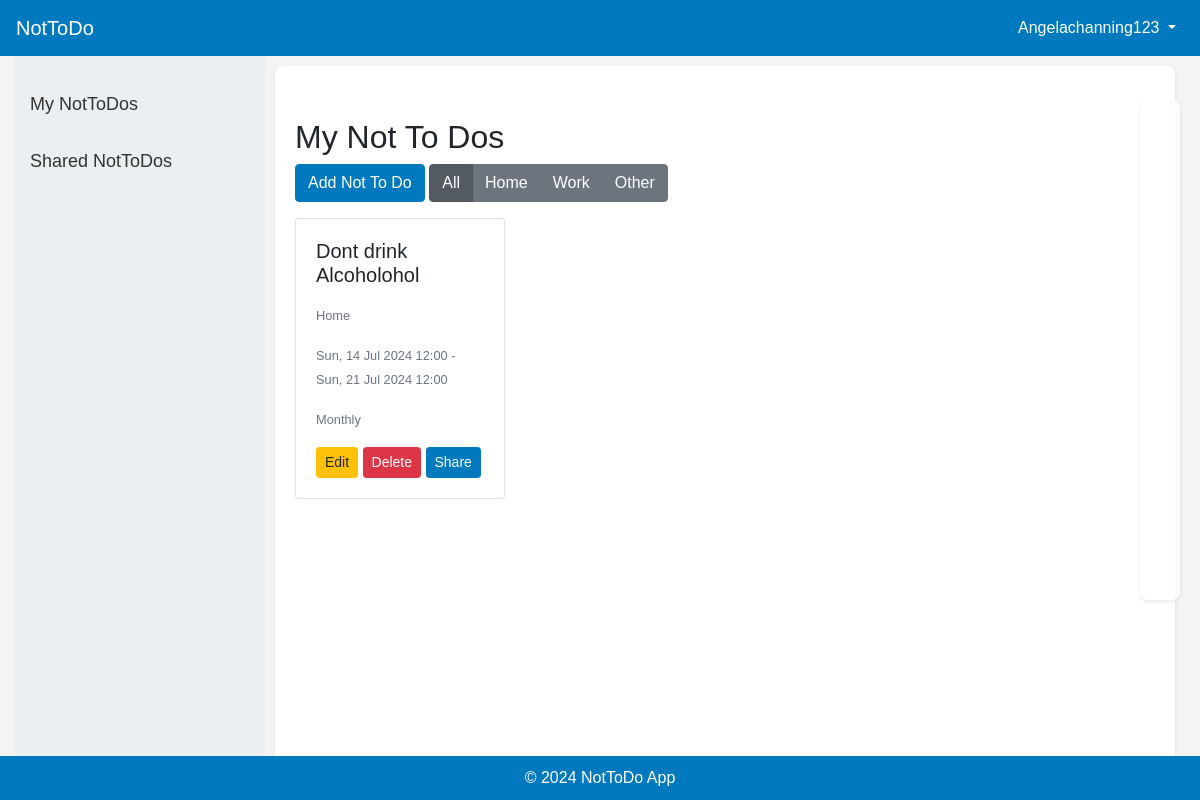
Page /nottodos/ (signed in) on the committed database.
### nottodo/models.py (models this page shows, shortened)
class NotToDo(models.Model):
    user = models.ForeignKey(User, on_delete=models.CASCADE)
    title = models.CharField(max_length=255)
    description = models.TextField(blank=True, null=True)
    context = models.CharField(max_length=50, choices=[('Home', 'Home'), ('Work', 'Work'), ('Other', 'Other')])
    scheduled_start_time = models.DateTimeField(blank=True, null=True)
    scheduled_end_time = models.DateTimeField(blank=True, null=True)
    repeat = models.CharField(max_length=50, choices=[('None', 'None'), ('Daily', 'Daily'), ('Weekly', 'Weekly'), ('Monthly', 'Monthly')], default='None')
    created_at = models.DateTimeField(default=timezone.now)
    updated_at = models.DateTimeField(auto_now=True)

### nottodo/views.py (the view)
# urls.py: path('nottodos/', views.list_nottodos, name='list_nottodos'),
@login_required
def list_nottodos(request):
    context_filter = request.GET.get('context', 'All')
    if context_filter == 'All':
        nottodos = NotToDo.objects.filter(user=request.user).order_by('scheduled_start_time')
    else:
        nottodos = NotToDo.objects.filter(user=request.user, context=context_filter).order_by('scheduled_start_time')
    return render(request, 'list_nottodos.html', {'nottodos': nottodos, 'context_filter': context_filter})

### nottodo/templates/list_nottodos.html (shortened to what this page needs)
{% extends 'base.html' %}
{% block content %}
<h2 class="mt-4">My Not To Dos</h2>
<a href="{% url 'add_nottodo' %}" class="btn btn-primary mb-3">Add Not To Do</a>
<div class="btn-group mb-3" role="group" aria-label="Filter by context">
  <a href="{% url 'list_nottodos' %}?context=All" class="btn btn-secondary {% if context_filter == 'All' %}active{% endif %}">All</a>
  <a href="{% url 'list_nottodos' %}?context=Home" class="btn btn-secondary {% if context_filter == 'Home' %}active{% endif %}">Home</a>
  <a href="{% url 'list_nottodos' %}?context=Work" class="btn btn-secondary {% if context_filter == 'Work' %}active{% endif %}">Work</a>
  <a href="{% url 'list_nottodos' %}?context=Other" class="btn btn-secondary {% if context_filter == 'Other' %}active{% endif %}">Other</a>
</div>
<div id="calendar" class="mb-4"></div>
<div class="card-list">
    {% for nottodo in nottodos %}
    <div class="card nottodo-card mb-3">
        <div class="card-body">
            <h5 class="card-title">{{ nottodo.title }}</h5>
            <p class="card-text"><small class="text-muted">{{ nottodo.context }}</small></p>
            <p class="card-text"><small class="text-muted">{{ nottodo.scheduled_start_time|date:"D, d M Y H:i" }} - {{ nottodo.scheduled_end_time|date:"D, d M Y H:i" }}</small></p>
            <p class="card-text"><small class="text-muted">{{ nottodo.get_repeat_display }}</small></p>
            <a href="{% url 'update_nottodo' nottodo.pk %}" class="btn btn-warning btn-sm">Edit</a>
            <a href="{% url 'delete_nottodo' nottodo.pk %}" class="btn btn-danger btn-sm">Delete</a>
            <a href="{% url 'share_nottodo' nottodo.pk %}" class="btn btn-primary btn-sm">Share</a>
        </div>
    </div>
    {% empty %}
    <p>No Not To Dos found.</p>
    {% endfor %}
</div>
{% endblock %}

### nottodo/templates/base.html (shortened to what this page needs)
<!DOCTYPE html>
<html lang="en">
<head>
    <link rel="stylesheet" href="https://stackpath.bootstrapcdn.com/bootstrap/4.3.1/css/bootstrap.min.css">
    {% load static %}
    <link rel="stylesheet" href="{% static 'nottodo.css' %}">
    <link rel="stylesheet" href="https://cdnjs.cloudflare.com/ajax/libs/font-awesome/6.0.0-beta3/css/all.min.css">
    <link rel="stylesheet" href="https://cdnjs.cloudflare.com/ajax/libs/fullcalendar/3.10.2/fullcalendar.min.css">
    <link rel="stylesheet" href="https://cdn.jsdelivr.net/npm/flatpickr/dist/flatpickr.min.css">
</head>
<body>
    <nav class="navbar navbar-expand-lg">
        <a class="navbar-brand" href="{% url 'home' %}">NotToDo</a>
        <div class="collapse navbar-collapse" id="navbarNav">
            <ul class="navbar-nav ml-auto">
                {% if user.is_authenticated %}
                <li class="nav-item dropdown">
                    <a class="nav-link dropdown-toggle" href="#" id="navbarDropdown" role="button" data-toggle="dropdown" aria-haspopup="true" aria-expanded="false">
                        {{ user.username }}
                    </a>
                </li>
                {% endif %}
            </ul>
        </div>
    </nav>
    <div class="container-fluid">
        <div class="sidebar">
            <a href="{% url 'list_nottodos' %}">My NotToDos</a>
            <a href="{% url 'list_shared_nottodos' %}">Shared NotToDos</a>
        </div>
        <div class="main-content">
            {% block content %}
            {% endblock %}
        </div>
    </div>
    <footer class="footer">
        <div class="container">
            <span>&copy; 2024 NotToDo App</span>
        </div>
    </footer>
</body>
</html>

### nottodo/static/nottodo.css (style rules this page uses)
body { font-family: 'Arial', sans-serif; background-color: #f4f4f4; margin: 0; padding: 0; display: flex; flex-direction: column; min-height: 100vh; }
.navbar { background-color: #0079bf; color: white; }
.navbar a.navbar-brand, .navbar a.nav-link { color: white !important; }
.container-fluid { display: flex; flex: 1; height: 100%; }
.sidebar { width: 250px; background-color: #eceff1; padding-top: 20px; }
.sidebar a { padding: 15px; text-decoration: none; font-size: 18px; color: #333; display: block; }
.main-content { flex: 1; padding: 20px; background-color: #fff; margin: 10px; box-shadow: 0 2px 4px rgba(0,0,0,0.1); border-radius: 8px; overflow-y: auto; }
.footer { background-color: #0079bf; color: white; text-align: center; padding: 10px 0; position: fixed; bottom: 0; width: 100%; }
.btn-primary { background-color: #0079bf; border-color: #0079bf; }
.mt-4 { margin-top: 2rem !important; }
#calendar { max-width: 600px; height: 500px; position: fixed; top: 100px; right: 20px; padding: 20px; background-color: #fff; box-shadow: 0 2px 4px rgba(0,0,0,0.1); border-radius: 8px; z-index: 999; background-size: cover; background-position: center; opacity: 0.8; color: #000; font-weight: bold; }
.card-list { display: block; width: calc(100% - 650px); margin-right: 650px; }
.card.nottodo-card { width: 100%; margin-bottom: 1rem; }

### rows in the picture
NotToDo: title "Dont drink Alcoholohol", context "Home", scheduled_start_time "Sun, 14 Jul 2024 12:00", scheduled_end_time "Sun, 21 Jul 2024 12:00", repeat "Monthly"

### other values in the picture
{{ user.username }} "Angelachanning123"
